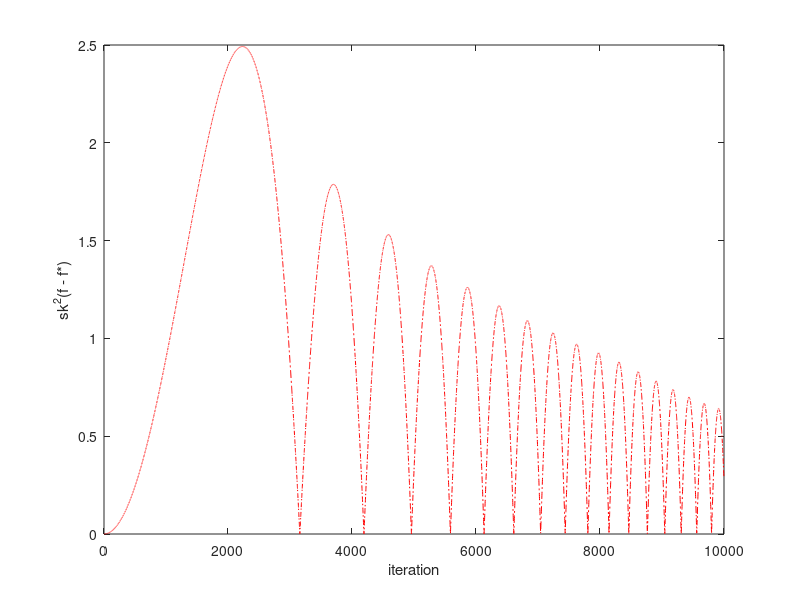

Write the MATLAB code that produced this figure.
x0 = 1;
K = 10000;
s = 10^-6;
x_k1 = x0;
y_k1 = x0;
xk = zeros(K-1,1);
t = ones(K-1,1);
error = zeros(K-1,1);

r = 4; %r值
k = 1;
while (k < K)
    
    beta = (k-1)/(k+r-1);
    if(y_k1 > 0)
        x_k = y_k1 - s ;
    elseif(y_k1 < 0)
        x_k = y_k1 + s ;
    else
        x_k = y_k1;
    end    
    y_k = x_k + beta*(x_k - x_k1);
    xk(k) = x_k;
    t(k) = k*sqrt(s);
    error(k) = t(k)^2 * abs(x_k);
    y_k1 = y_k;
    x_k1 = x_k;     
    k = k + 1;

end

ki = linspace(1,K-1,K-1);
figure(1)
plot(ki,error','-.','color','red')
xlabel('iteration')
ylabel('sk^2(f - f*)')


